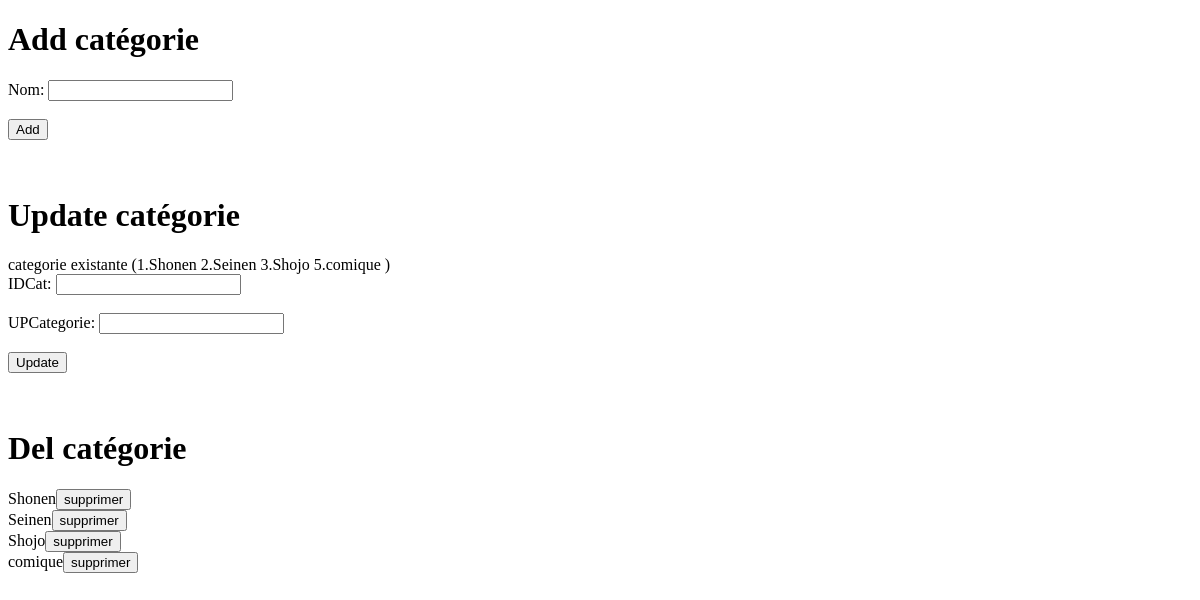
Page /traitementcategorie/ on the earlier database version.
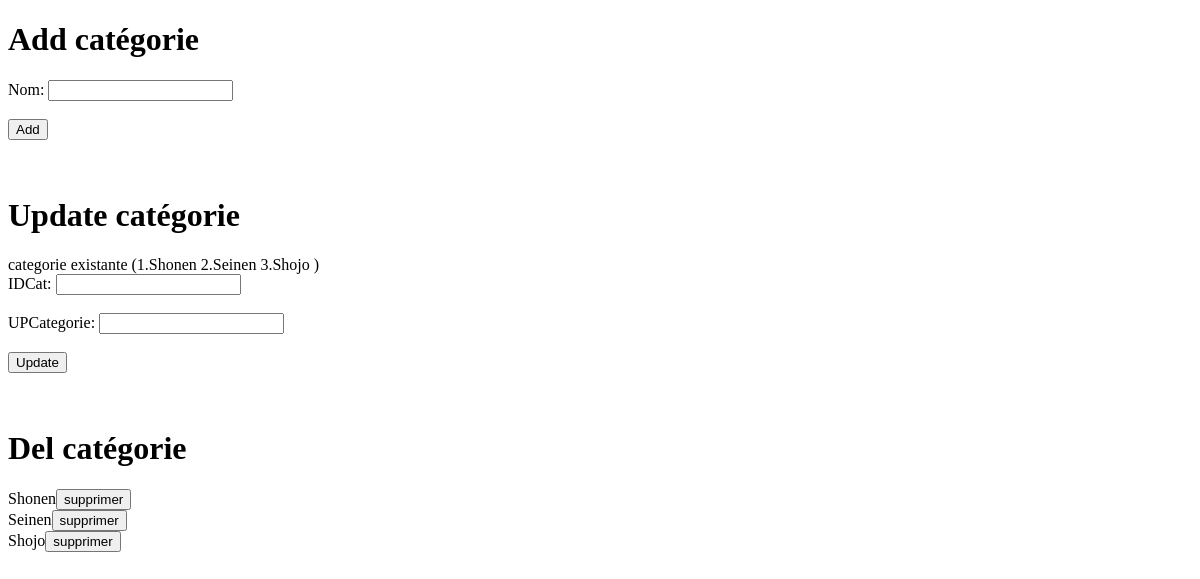
Same page on the later database version.
### MangaLister/models.py (models this page shows, shortened)
class Category(models.Model):
    name = models.CharField(max_length=50)

### MangaLister/viewsadmin.py (the view)
# urls.py: path('traitementcategorie/',viewsadmin.adminpagecat),
def adminpagecat(request):
    lstcat = ""
    for Cat in Category.objects.all():
        lstcat += f"{Cat.id}.{Cat.name} "
    return render(request, 'categorieadmin.html',
                  {'listcategorie': Category.objects.all(), "catString": lstcat})

### templates/categorieadmin.html (shortened to what this page needs)
<!DOCTYPE html>
<html lang="en">
<head>
</head>
<body>
  <h1>Add catégorie</h1>
            <form action="/databaseTRTcat/" method="post">
            <label for="nomcat">Nom: </label>
            <input type="text" id="nomcat" name="nomcat"><br><br>
            <input type="submit" value="Add" name="typetraitementcat">
            </form>
            <br><br>
            <h1>Update catégorie</h1>
            <form action="/databaseTRTcat/" method="post">
            <label for="catmanga">categorie existante ({{ catString }})</label><br>
                <label for="idcat">IDCat: </label>
            <input type="number" id="idcat" name="idcat"><br><br>
            <label for="namecat">UPCategorie: </label>
            <input type="text" id="namecat" name="namecat"><br><br>
            <input type="submit" value="Update" name="typetraitementcat">
            </form>
            <br><br>
            <h1>Del catégorie</h1>
            {% for cat in listcategorie %}
            <div>{{ cat.name }}<a href="{% url 'delcat' cat.id %}"><button>supprimer</button></a><br></div>
            {% endfor %}
</body>
</html>

Differences in the rows shown:
removed Category: name "comique"
Other differences:
{{ catString }}: "1.Shonen 2.Seinen 3.Shojo 5.comique" → "1.Shonen 2.Seinen 3.Shojo"
